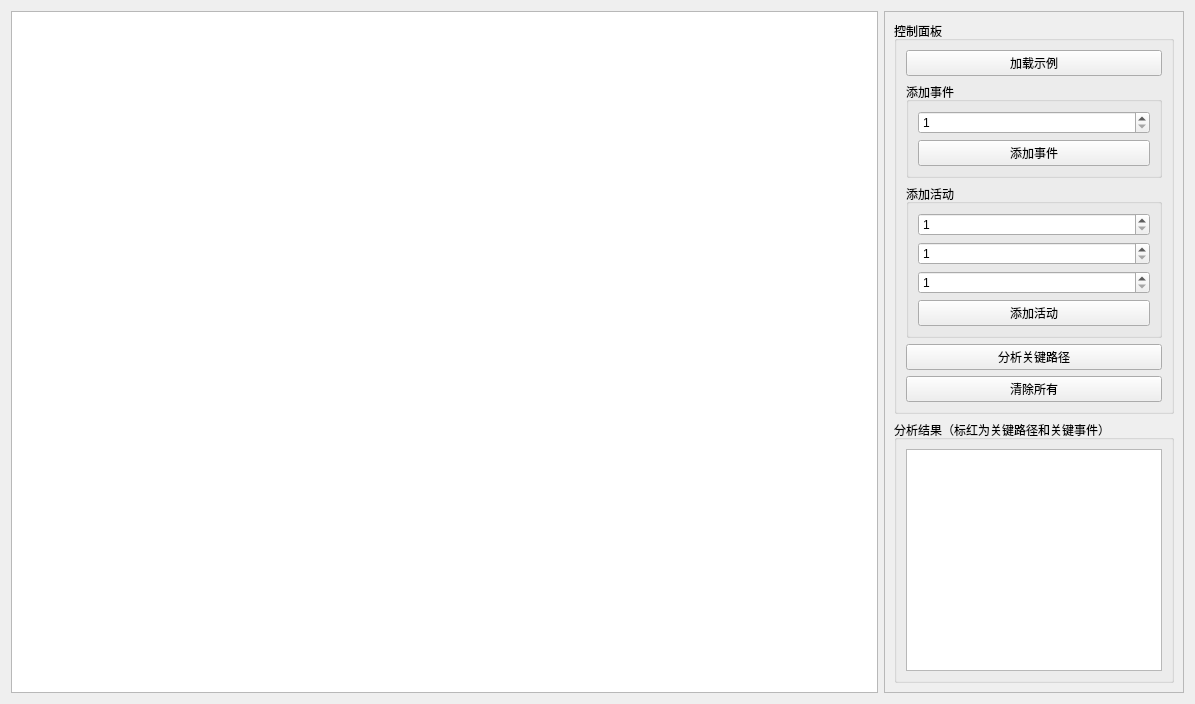
<?xml version="1.0" encoding="UTF-8"?>
<ui version="4.0">
 <class>Widget</class>
 <widget class="QWidget" name="Widget">
  <property name="geometry">
   <rect>
    <x>0</x>
    <y>0</y>
    <width>1195</width>
    <height>704</height>
   </rect>
  </property>
  <property name="windowTitle">
   <string>AOE网络分析</string>
  </property>
  <layout class="QHBoxLayout" name="horizontalLayout">
   <item>
    <widget class="QGraphicsView" name="graphicsView">
     <property name="sizePolicy">
      <sizepolicy hsizetype="Expanding" vsizetype="Expanding">
       <horstretch>2</horstretch>
       <verstretch>0</verstretch>
      </sizepolicy>
     </property>
    </widget>
   </item>
   <item>
    <widget class="QFrame" name="frame">
     <property name="sizePolicy">
      <sizepolicy hsizetype="Fixed" vsizetype="Expanding">
       <horstretch>0</horstretch>
       <verstretch>0</verstretch>
      </sizepolicy>
     </property>
     <property name="minimumSize">
      <size>
       <width>300</width>
       <height>0</height>
      </size>
     </property>
     <property name="frameShape">
      <enum>QFrame::Shape::StyledPanel</enum>
     </property>
     <property name="frameShadow">
      <enum>QFrame::Shadow::Raised</enum>
     </property>
     <layout class="QVBoxLayout" name="verticalLayout">
      <item>
       <widget class="QGroupBox" name="groupBox">
        <property name="title">
         <string>控制面板</string>
        </property>
        <layout class="QVBoxLayout" name="verticalLayout_2">
         <item>
          <widget class="QPushButton" name="exampleButton">
           <property name="text">
            <string>加载示例</string>
           </property>
          </widget>
         </item>
         <item>
          <widget class="QGroupBox" name="groupBox_2">
           <property name="title">
            <string>添加事件</string>
           </property>
           <layout class="QVBoxLayout" name="verticalLayout_3">
            <item>
             <widget class="QSpinBox" name="eventIdSpinBox">
              <property name="minimum">
               <number>1</number>
              </property>
             </widget>
            </item>
            <item>
             <widget class="QPushButton" name="addEventButton">
              <property name="text">
               <string>添加事件</string>
              </property>
             </widget>
            </item>
           </layout>
          </widget>
         </item>
         <item>
          <widget class="QGroupBox" name="groupBox_3">
           <property name="title">
            <string>添加活动</string>
           </property>
           <layout class="QVBoxLayout" name="verticalLayout_4">
            <item>
             <widget class="QSpinBox" name="startEventSpinBox">
              <property name="minimum">
               <number>1</number>
              </property>
             </widget>
            </item>
            <item>
             <widget class="QSpinBox" name="endEventSpinBox">
              <property name="minimum">
               <number>1</number>
              </property>
             </widget>
            </item>
            <item>
             <widget class="QSpinBox" name="durationSpinBox">
              <property name="minimum">
               <number>1</number>
              </property>
              <property name="value">
               <number>1</number>
              </property>
             </widget>
            </item>
            <item>
             <widget class="QPushButton" name="addActivityButton">
              <property name="text">
               <string>添加活动</string>
              </property>
             </widget>
            </item>
           </layout>
          </widget>
         </item>
         <item>
          <widget class="QPushButton" name="analyzeButton">
           <property name="text">
            <string>分析关键路径</string>
           </property>
          </widget>
         </item>
         <item>
          <widget class="QPushButton" name="clearButton">
           <property name="text">
            <string>清除所有</string>
           </property>
          </widget>
         </item>
        </layout>
       </widget>
      </item>
      <item>
       <widget class="QGroupBox" name="groupBox_4">
        <property name="title">
         <string>分析结果（标红为关键路径和关键事件）</string>
        </property>
        <layout class="QVBoxLayout" name="verticalLayout_5">
         <item>
          <widget class="QTextEdit" name="statusTextEdit">
           <property name="readOnly">
            <bool>true</bool>
           </property>
          </widget>
         </item>
        </layout>
       </widget>
      </item>
     </layout>
    </widget>
   </item>
  </layout>
 </widget>
 <resources/>
 <connections/>
</ui>
